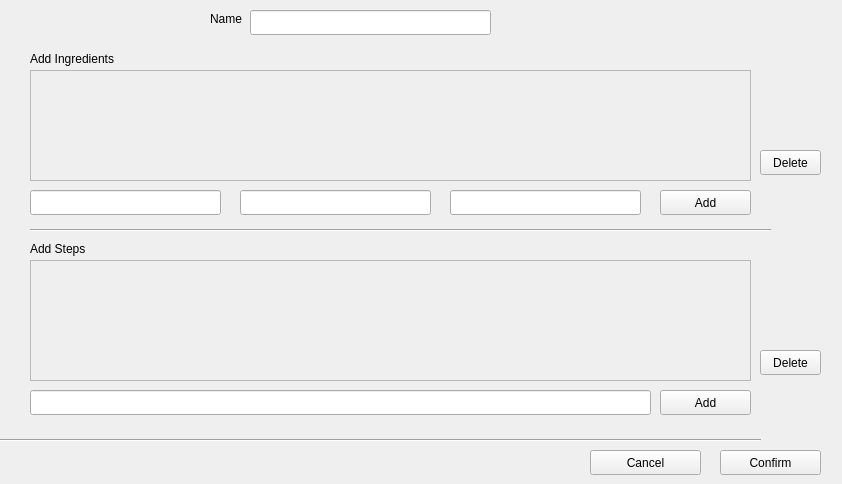
<?xml version="1.0" encoding="UTF-8"?>
<ui version="4.0">
 <class>AddRecipeWindow</class>
 <widget class="QWidget" name="AddRecipeWindow">
  <property name="geometry">
   <rect>
    <x>0</x>
    <y>0</y>
    <width>842</width>
    <height>484</height>
   </rect>
  </property>
  <property name="windowTitle">
   <string>Form</string>
  </property>
  <widget class="QScrollArea" name="ingredientsScroll">
   <property name="geometry">
    <rect>
     <x>30</x>
     <y>70</y>
     <width>721</width>
     <height>111</height>
    </rect>
   </property>
   <property name="widgetResizable">
    <bool>true</bool>
   </property>
   <widget class="QWidget" name="ingredientsScrollContents">
    <property name="geometry">
     <rect>
      <x>0</x>
      <y>0</y>
      <width>719</width>
      <height>109</height>
     </rect>
    </property>
   </widget>
  </widget>
  <widget class="QScrollArea" name="stepsScroll">
   <property name="geometry">
    <rect>
     <x>30</x>
     <y>260</y>
     <width>721</width>
     <height>121</height>
    </rect>
   </property>
   <property name="widgetResizable">
    <bool>true</bool>
   </property>
   <widget class="QWidget" name="stepsScrollContents">
    <property name="geometry">
     <rect>
      <x>0</x>
      <y>0</y>
      <width>719</width>
      <height>119</height>
     </rect>
    </property>
   </widget>
  </widget>
  <widget class="QPushButton" name="pushButton">
   <property name="geometry">
    <rect>
     <x>660</x>
     <y>390</y>
     <width>91</width>
     <height>25</height>
    </rect>
   </property>
   <property name="text">
    <string>Add</string>
   </property>
  </widget>
  <widget class="QLineEdit" name="ingreName">
   <property name="geometry">
    <rect>
     <x>30</x>
     <y>190</y>
     <width>191</width>
     <height>25</height>
    </rect>
   </property>
  </widget>
  <widget class="QLineEdit" name="ingreAmount">
   <property name="geometry">
    <rect>
     <x>240</x>
     <y>190</y>
     <width>191</width>
     <height>25</height>
    </rect>
   </property>
  </widget>
  <widget class="QLineEdit" name="ingreUnit">
   <property name="geometry">
    <rect>
     <x>450</x>
     <y>190</y>
     <width>191</width>
     <height>25</height>
    </rect>
   </property>
  </widget>
  <widget class="QPushButton" name="pushButton_2">
   <property name="geometry">
    <rect>
     <x>660</x>
     <y>190</y>
     <width>91</width>
     <height>25</height>
    </rect>
   </property>
   <property name="text">
    <string>Add</string>
   </property>
  </widget>
  <widget class="Line" name="line">
   <property name="geometry">
    <rect>
     <x>30</x>
     <y>220</y>
     <width>741</width>
     <height>20</height>
    </rect>
   </property>
   <property name="orientation">
    <enum>Qt::Horizontal</enum>
   </property>
  </widget>
  <widget class="Line" name="line_2">
   <property name="geometry">
    <rect>
     <x>0</x>
     <y>430</y>
     <width>761</width>
     <height>20</height>
    </rect>
   </property>
   <property name="orientation">
    <enum>Qt::Horizontal</enum>
   </property>
  </widget>
  <widget class="QPushButton" name="pushButton_3">
   <property name="geometry">
    <rect>
     <x>720</x>
     <y>450</y>
     <width>101</width>
     <height>25</height>
    </rect>
   </property>
   <property name="text">
    <string>Confirm</string>
   </property>
  </widget>
  <widget class="QPushButton" name="pushButton_4">
   <property name="geometry">
    <rect>
     <x>590</x>
     <y>450</y>
     <width>111</width>
     <height>25</height>
    </rect>
   </property>
   <property name="text">
    <string>Cancel</string>
   </property>
  </widget>
  <widget class="QLabel" name="label">
   <property name="geometry">
    <rect>
     <x>30</x>
     <y>240</y>
     <width>71</width>
     <height>17</height>
    </rect>
   </property>
   <property name="text">
    <string>Add Steps</string>
   </property>
  </widget>
  <widget class="QLineEdit" name="step">
   <property name="geometry">
    <rect>
     <x>30</x>
     <y>390</y>
     <width>621</width>
     <height>25</height>
    </rect>
   </property>
  </widget>
  <widget class="QLabel" name="label_2">
   <property name="geometry">
    <rect>
     <x>30</x>
     <y>50</y>
     <width>101</width>
     <height>17</height>
    </rect>
   </property>
   <property name="text">
    <string>Add Ingredients</string>
   </property>
  </widget>
  <widget class="QLabel" name="label_3">
   <property name="geometry">
    <rect>
     <x>210</x>
     <y>10</y>
     <width>54</width>
     <height>17</height>
    </rect>
   </property>
   <property name="text">
    <string>Name</string>
   </property>
  </widget>
  <widget class="QLineEdit" name="recipeName">
   <property name="geometry">
    <rect>
     <x>250</x>
     <y>10</y>
     <width>241</width>
     <height>25</height>
    </rect>
   </property>
  </widget>
  <widget class="QPushButton" name="deleteIngredientBtn">
   <property name="geometry">
    <rect>
     <x>760</x>
     <y>150</y>
     <width>61</width>
     <height>25</height>
    </rect>
   </property>
   <property name="text">
    <string>Delete</string>
   </property>
  </widget>
  <widget class="QPushButton" name="deleteStepBtn">
   <property name="geometry">
    <rect>
     <x>760</x>
     <y>350</y>
     <width>61</width>
     <height>25</height>
    </rect>
   </property>
   <property name="text">
    <string>Delete</string>
   </property>
  </widget>
 </widget>
 <resources/>
 <connections/>
</ui>
